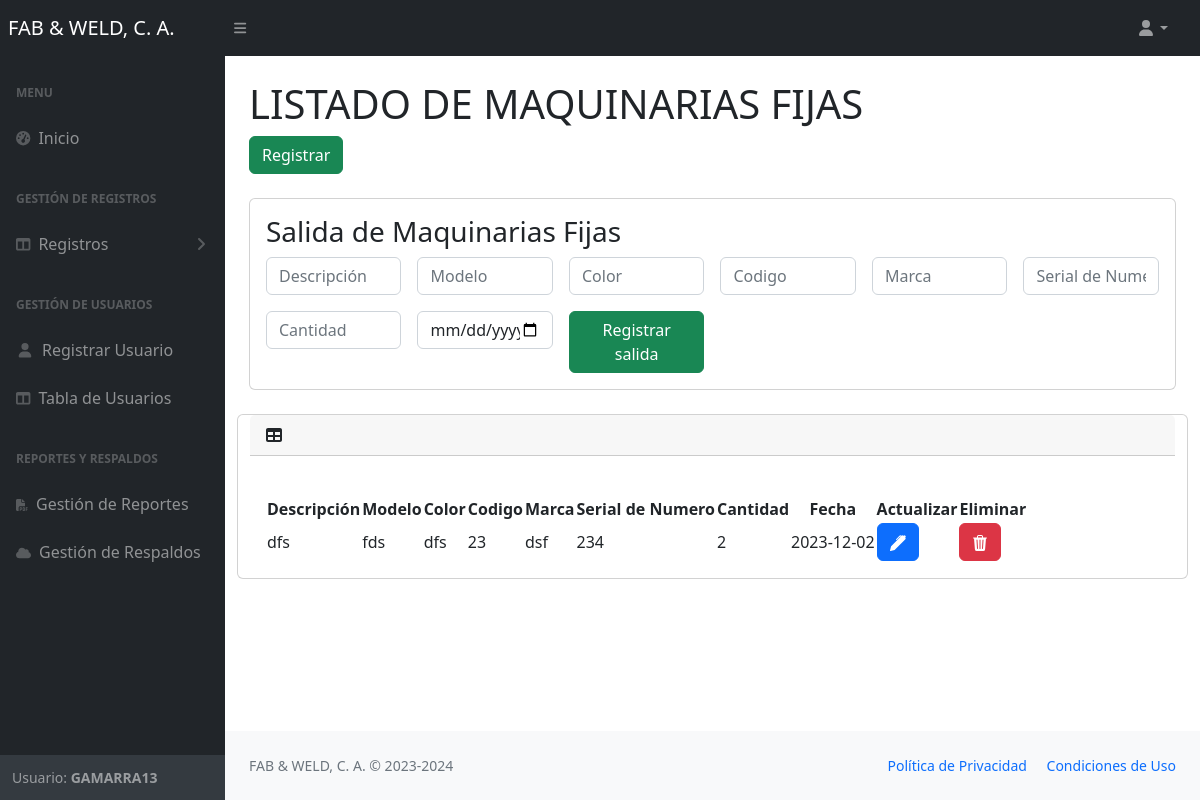
Page /views/maquinarias_fijas.php (signed in) on the committed database.
### tables this page shows
CREATE TABLE `users` (
  `id` int NOT NULL,
  `username` varchar(100) DEFAULT NULL,
  `email` varchar(100) NOT NULL,
  `passwordd` varchar(255) DEFAULT NULL,
  `estatus` varchar(50) NOT NULL,
  `role_id` int DEFAULT NULL
);

CREATE TABLE `maquinarias_fijas` (
  `id` int NOT NULL,
  `descripcion` varchar(255) DEFAULT NULL,
  `modelo` varchar(255) DEFAULT NULL,
  `color` varchar(255) DEFAULT NULL,
  `codigo` varchar(255) DEFAULT NULL,
  `marca` varchar(255) DEFAULT NULL,
  `serial_number` varchar(255) DEFAULT NULL,
  `cantidad` int DEFAULT NULL,
  `fecha` date DEFAULT NULL
);

### views/maquinarias_fijas.php (the view, shortened to what this page needs)
<?php require'nav.php';?>
         <div id="layoutSidenav_content">
                     <main>
                         <div class="container-fluid px-4">
                             <h1 class="mt-4">LISTADO DE MAQUINARIAS FIJAS</h1>
                             <ol class="breadcrumb mb-4">
                              <a href="registrar3.php" class="btn btn-success" >Registrar</a>
                             </ol>
                             <div class="card">
  <div class="card-body">
  <h3>Salida de Maquinarias Fijas</h3>
  <form action="../php/salida_maquinarias_fijas.php" method="POST">
           <div class="row g-3">
  <div class="col-sm-2">
    <input type="text" class="form-control" placeholder="Descripción" name="descripcion" required>
  </div>
  <div class="col-sm-2">
    <input type="text" class="form-control" placeholder="Modelo" name="modelo" required>
  </div>
  <div class="col-sm-2">
    <input type="text" class="form-control" placeholder="Color" name="color" required>
  </div>
  <div class="col-sm-2">
    <input type="text" class="form-control" placeholder="Codigo" name="codigo" required>
  </div>
  <div class="col-sm-2">
    <input type="text" class="form-control" placeholder="Marca" name="marca" required>
  </div>
  <div class="col-sm-2">
    <input type="text" class="form-control" placeholder="Serial de Numero"  name="serial_number" required>
  </div>
  <div class="col-sm-2">
    <input type="number" class="form-control" placeholder="Cantidad" name="cantidad" min="1"  required>
  </div>
  <div class="col-sm-2">
    <input type="date" class="form-control" name="fecha"   required>
  </div>
  <div class="col-sm-2">
  <button class="btn btn-success" type="submit">Registrar salida</button>
  </div>
</div>
</form>
  </div>
</div>
             <br>
                             <div class="row">
                             <div class="card mb-4">
                                 <div class="card-header">
                                     <i class="fas fa-table me-1"></i>
                                 </div>
                                 <div class="card-body">
                                     <table id="datatablesSimple" >
                                     <thead>
                                             <tr>
                                             <th style="text-align: center;">Descripción</th>
                                            <th style="text-align: center;">Modelo</th>
                                            <th style="text-align: center;">Color</th>
                                            <th style="text-align: center;">Codigo</th>
                                            <th style="text-align: center;">Marca</th>
                                            <th style="text-align: center;">Serial de Numero</th>
                                            <th style="text-align: center;">Cantidad</th>
                                            <th style="text-align: center;">Fecha</th>
                                                   <th >Actualizar</th>
                                                 <th >Eliminar</th>
                                             </tr>
                                         </thead>
                                         <tbody >
                                             <?php
                                             require"../php/conexion.php";
     $queto= "SELECT * FROM maquinarias_fijas";
     $result= mysqli_query($conexion, $queto);
     while($fila = mysqli_fetch_array($result)){
         echo "<tr>";
         echo "<td>". $fila['descripcion']. "</td>";
             echo "<td>". $fila['modelo']. "</td>";
         echo "<td>". $fila['color']. "</td>";
         echo "<td>". $fila['codigo']. "</td>";
         echo "<td>". $fila['marca']. "</td>";
         echo "<td>". $fila['serial_number']. "</td>";
         echo "<td>". $fila['cantidad']. "</td>";
         echo "<td>". $fila['fecha']. "</td>";
           echo "<td><a href='actualizar_maquinarias.php?id=".$fila['id']."' class='btn btn-primary btn-raised btn-xs'><svg xmlns='http://www.w3.org/2000/svg' width='16' height='16' fill='currentColor' class='bi bi-pen-fill' viewBox='0 0 16 16'>
           <path d='m13.498.795.149-.149a1.207 1.207 0 1 1 1.707 1.708l-.149.148a1.5 1.5 0 0 1-.059 2.059L4.854 14.854a.5.5 0 0 1-.233.131l-4 1a.5.5 0 0 1-.606-.606l1-4a.5.5 0 0 1 .131-.232l9.642-9.642a.5.5 0 0 0-.642.056L6.854 4.854a.5.5 0 1 1-.708-.708L9.44.854A1.5 1.5 0 0 1 11.5.796a1.5 1.5 0 0 1 1.998-.001z'/>
         </svg></a></td>";
           echo "<td><a  class='btn btn-danger btn-raised btn-xs' href='../php/eliminar_maquinaria_fija.php?id=".$fila['id']."'>
           <svg xmlns='http://www.w3.org/2000/svg' width='16' height='16' fill='currentColor' class='bi bi-trash3-fill' viewBox='0 0 16 16'>
           <path d='M11 1.5v1h3.5a.5.5 0 0 1 0 1h-.538l-.853 10.66A2 2 0 0 1 11.115 16h-6.23a2 2 0 0 1-1.994-1.84L2.038 3.5H1.5a.5.5 0 0 1 0-1H5v-1A1.5 1.5 0 0 1 6.5 0h3A1.5 1.5 0 0 1 11 1.5Zm-5 0v1h4v-1a.5.5 0 0 0-.5-.5h-3a.5.5 0 0 0-.5.5ZM4.5 5.029l.5 8.5a.5.5 0 1 0 .998-.06l-.5-8.5a.5.5 0 1 0-.998.06Zm6.53-.528a.5.5 0 0 0-.528.47l-.5 8.5a.5.5 0 0 0 .998.058l.5-8.5a.5.5 0 0 0-.47-.528ZM8 4.5a.5.5 0 0 0-.5.5v8.5a.5.5 0 0 0 1 0V5a.5.5 0 0 0-.5-.5Z'/>
         </svg></td>";
         echo "</tr>";
     }
     ?>
               </tbody>
                                     </table>
                                 </div>
                             </div>
                         </div>
                     </main>
         <?php require'footer.php';?>

### views/nav.php (shortened to what this page needs)
<?php
require"../php/conexion.php";
$id = $_SESSION["id"];
$rol1=2;
$estatus='estatus';
$consulta = "SELECT * FROM users WHERE id = '$id'  OR $rol1='role_id' AND $estatus='estatus'";
$result = mysqli_query($conexion, $consulta);
$row= $result->fetch_assoc();
if (mysqli_num_rows($result) == 0) {
    echo"<script>
    alert('Por favor debe de iniciar sesión');
    window.location.href='../index.php';
</script>";
    session_destroy();
      mysqli_close($conexion);
}if (!$result=mysqli_query($conexion, $consulta)) {
	echo("Error description:".mysqli_error($conexion));
}
    ?>
<!DOCTYPE html>
<html lang="en">
    <head>
        <link href="https://cdn.jsdelivr.net/npm/simple-datatables@7.1.2/dist/style.min.css" rel="stylesheet" />
        <link href="../css/styles.css" rel="stylesheet" />
    </head>
    <body class="sb-nav-fixed">
        <nav class="sb-topnav navbar navbar-expand navbar-dark bg-dark">
            <a class="navbar-brand ps-2" href="home.php">FAB & WELD, C. A.</a>
            <button class="btn btn-link btn-sm order-1 order-lg-0 me-4 me-lg-0" id="sidebarToggle" href="#!"><i class="fas fa-bars"></i></button>
            <ul class="navbar-nav ms-auto ms-md-0 me-3 me-lg-4">
                <li class="nav-item dropdown">
                    <a class="nav-link dropdown-toggle" id="navbarDropdown" href="#" role="button" data-bs-toggle="dropdown" aria-expanded="false"><i class="fas fa-user fa-fw"></i></a>
                </li>
            </ul>
        </nav>
        <div id="layoutSidenav">
            <div id="layoutSidenav_nav">
                <nav class="sb-sidenav accordion sb-sidenav-dark" id="sidenavAccordion">
                    <div class="sb-sidenav-menu">
                        <div class="nav">
                            <div class="sb-sidenav-menu-heading">Menu</div>
                            <a class="nav-link" href="home.php">
                                <div class="sb-nav-link-icon"><i class="fas fa-tachometer-alt"></i></div>
                                Inicio
                            </a>
                            <div class="sb-sidenav-menu-heading">Gestión de Registros</div>
                            <a class="nav-link collapsed" href="#" data-bs-toggle="collapse" data-bs-target="#collapseLayouts" aria-expanded="false" aria-controls="collapseLayouts">
                                <div class="sb-nav-link-icon"><i class="fas fa-columns"></i></div>
                                Registros
                                <div class="sb-sidenav-collapse-arrow"><i class="fas fa-angle-down"></i></div>
                            </a>
                            <div class="sb-sidenav-menu-heading">Gestión de Usuarios</div>
                            <a class="nav-link" href="nuevo_user.php">
                                <div class="sb-nav-link-icon"><i class="fas fa-user fa-fw"></i></div>
                               Registrar Usuario
                            </a>
                            <a class="nav-link" href="usuarios.php">
                                <div class="sb-nav-link-icon"><i class="fas fa-columns"></i></div>
                               Tabla de  Usuarios
                            </a>
                            <div class="sb-sidenav-menu-heading">Reportes y Respaldos</div>
                            <a class="nav-link" href="reportes.php">
                                <div class="sb-nav-link-icon"><i class='fas fa-file-pdf' style='font-size:12px'></i></div>
                               Gestión de Reportes
                            </a>
                            <a class="nav-link" href="backups.php">
                                <div class="sb-nav-link-icon"><i class='fas fa-cloud' style='font-size:12px'></i></div>
                              Gestión de Respaldos
                            </a>
                        </div>
                    </div>
                    <div class="sb-sidenav-footer">
                        <div class="small">Usuario: <b style="text-transform: uppercase"><?php echo $row['username'] ?></b></div>
                    </div>
                </nav>
            </div>

### rows in the picture
users: username "GAMARRA13"
maquinarias_fijas: descripcion "dfs", modelo "fds", color "dfs", codigo "23", marca "dsf", serial_number "234", cantidad "2", fecha "2023-12-02"
